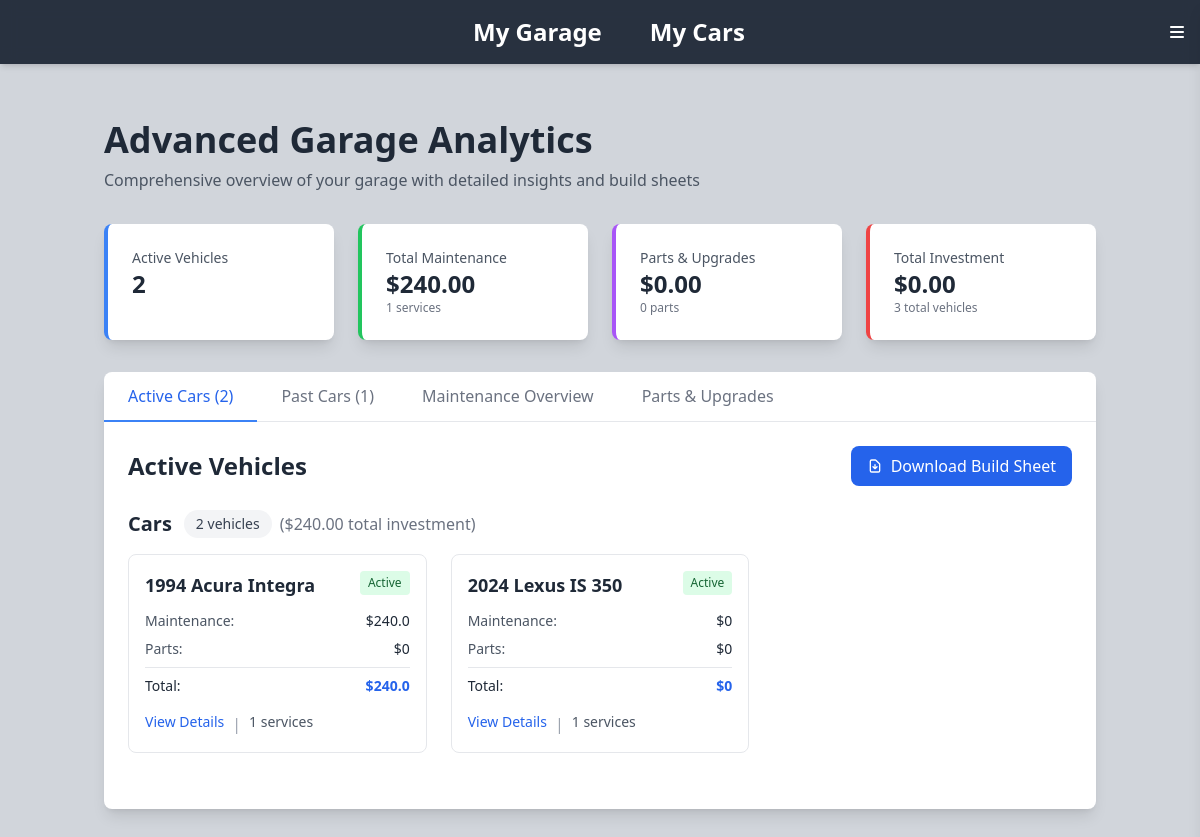
The app's page /adv_garage (signed in), older data.
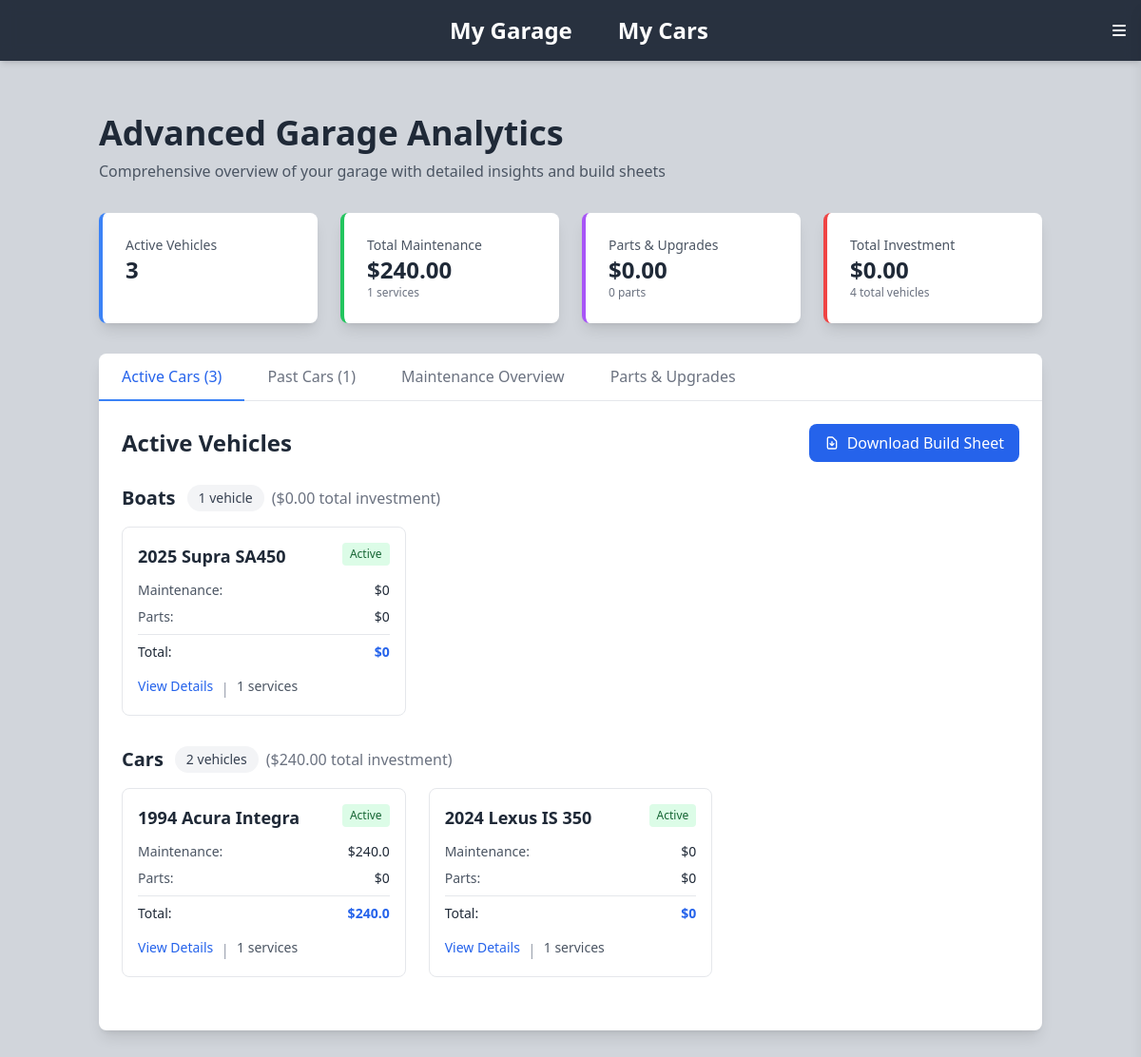
The same page, newer data.
### tables this page shows
CREATE TABLE cars (
                id INTEGER PRIMARY KEY AUTOINCREMENT,
                user_id INTEGER NOT NULL,
                vehicle_type TEXT NOT NULL DEFAULT 'Car',
                make TEXT NOT NULL,
                model TEXT NOT NULL,
                year INTEGER NOT NULL,
                image_path TEXT,
                status TEXT NOT NULL DEFAULT 'active' CHECK (status IN ('active', 'past')),
                reason TEXT, hours REAL, miles REAL, purchase_date DATE, sell_date DATE, vin TEXT, purchase_mileage REAL, sold_mileage REAL, purchase_hours REAL,
                FOREIGN KEY (user_id) REFERENCES users(id) ON DELETE CASCADE
            );

### app.py (the view)
@app.route('/adv_garage')
@login_required
def adv_garage():
    conn = get_db_connection()
    conn.row_factory = sqlite3.Row
    active_cars = conn.execute('''
        SELECT * FROM cars
        WHERE user_id = ? AND status = 'active'
        ORDER BY vehicle_type, make, model, year DESC
    ''', (session['user_id'],)).fetchall()
    past_cars = conn.execute('''
        SELECT * FROM cars
        WHERE user_id = ? AND status = 'past'
        ORDER BY vehicle_type, make, model, year DESC
    ''', (session['user_id'],)).fetchall()
    maintenance_data = conn.execute('''
        SELECT c.id, c.make, c.model, c.year, mr.date, mr.service_type, mr.cost, mr.description, mr.shop_name
        FROM cars c
        LEFT JOIN maintenance_records mr ON c.id = mr.car_id
        WHERE c.user_id = ?
        ORDER BY c.make, c.model, mr.date DESC
    ''', (session['user_id'],)).fetchall()
    parts_data = conn.execute('''
        SELECT c.id, c.make, c.model, c.year, ap.part_name, ap.brand, ap.cost, ap.install_date, ap.notes
        FROM cars c
        LEFT JOIN aftermarket_parts ap ON c.id = ap.car_id
        WHERE c.user_id = ?
        ORDER BY c.make, c.model, ap.install_date DESC
    ''', (session['user_id'],)).fetchall()
    total_maintenance_cost = sum(m['cost'] or 0 for m in maintenance_data)
    total_parts_cost = sum(p['cost'] or 0 for p in parts_data)
    total_cost = total_maintenance_cost + total_parts_cost
    maintenance_count = len([m for m in maintenance_data if m['service_type']])
    parts_count = len([p for p in parts_data if p['part_name']])
    cars_with_data = {}
    for car in active_cars + past_cars:
        car_id = str(car['id'])  # Convert to string to ensure consistent key type
        car_maintenance = [dict(m) for m in maintenance_data if str(m['id']) == car_id]
        car_parts = [dict(p) for p in parts_data if str(p['id']) == car_id]
        maintenance_cost = sum(m['cost'] or 0 for m in car_maintenance)
        parts_cost = sum(p['cost'] or 0 for p in car_parts)
        total_cost = maintenance_cost + parts_cost
        cars_with_data[car_id] = {
            'car': dict(car),
            'maintenance': car_maintenance,
            'parts': car_parts,
            'maintenance_cost': maintenance_cost,
            'parts_cost': parts_cost,
            'total_cost': total_cost
        }
    def group_by_vehicle_type(cars_list):
        grouped = {}
        for car in cars_list:
            vehicle_type = car['vehicle_type'] or 'Other'
            if vehicle_type not in grouped:
                grouped[vehicle_type] = []
            grouped[vehicle_type].append(car)
        return grouped
    active_cars_by_type = group_by_vehicle_type(active_cars)
    past_cars_by_type = group_by_vehicle_type(past_cars)
    vehicle_type_stats = {}
    for vehicle_type in set(active_cars_by_type.keys()) | set(past_cars_by_type.keys()):
        active_count = len(active_cars_by_type.get(vehicle_type, []))
        past_count = len(past_cars_by_type.get(vehicle_type, []))
        active_cost = sum(cars_with_data[str(car['id'])]['total_cost'] for car in active_cars_by_type.get(vehicle_type, []))
        past_cost = sum(cars_with_data[str(car['id'])]['total_cost'] for car in past_cars_by_type.get(vehicle_type, []))
        vehicle_type_stats[vehicle_type] = {
            'active_count': active_count,
            'past_count': past_count,
            'total_count': active_count + past_count,
            'active_cost': active_cost,
            'past_cost': past_cost,
            'total_cost': active_cost + past_cost
        }
    conn.close()
    return render_template('adv_garage.html',
        active_cars=active_cars,
        past_cars=past_cars,
        active_cars_by_type=active_cars_by_type,
        past_cars_by_type=past_cars_by_type,
        vehicle_type_stats=vehicle_type_stats,
        maintenance_data=maintenance_data,
        parts_data=parts_data,
        cars_with_data=cars_with_data,
        total_maintenance_cost=total_maintenance_cost,
        total_parts_cost=total_parts_cost,
        total_cost=total_cost,
        maintenance_count=maintenance_count,
        parts_count=parts_count)

### app.py (called while the page is built)
@app.template_filter('currency')
def currency(value):
    try:
        return f"${float(value):,.2f}"
    except (ValueError, TypeError):
        return "$0.00"

def get_db_connection():
    conn = sqlite3.connect('cars.db')
    conn.row_factory = sqlite3.Row
    return conn

def login_required(f):
    @wraps(f)
    def decorated_function(*args, **kwargs):
        if 'user_id' not in session:
            return redirect(url_for('login', next=request.url))
        return f(*args, **kwargs)
    return decorated_function

### templates/adv_garage.html (shortened to what this page needs)
{% extends "base.html" %}
{% block content %}
<div class="container mx-auto px-4 py-8">
    <div class="mb-8">
        <h1 class="text-4xl font-bold text-gray-800 mb-2">Advanced Garage Analytics</h1>
        <p class="text-gray-600">Comprehensive overview of your garage with detailed insights and build sheets</p>
    </div>
    <div class="grid grid-cols-1 md:grid-cols-2 lg:grid-cols-4 gap-6 mb-8">
        <div class="bg-white rounded-lg shadow-lg p-6 border-l-4 border-blue-500">
            <p class="text-sm text-gray-600">Active Vehicles</p>
            <p class="text-2xl font-bold text-gray-800">
                {{ active_cars | length }}
            </p>
        </div>
        <div class="bg-white rounded-lg shadow-lg p-6 border-l-4 border-green-500">
            <p class="text-sm text-gray-600">Total Maintenance</p>
            <p class="text-2xl font-bold text-gray-800">
                {{ total_maintenance_cost | currency }}
            </p>
            <p class="text-xs text-gray-500">{{ maintenance_count }} services</p>
        </div>
        <div class="bg-white rounded-lg shadow-lg p-6 border-l-4 border-purple-500">
            <p class="text-sm text-gray-600">Parts & Upgrades</p>
            <p class="text-2xl font-bold text-gray-800">
                {{ total_parts_cost | currency }}
            </p>
            <p class="text-xs text-gray-500">{{ parts_count }} parts</p>
        </div>
        <div class="bg-white rounded-lg shadow-lg p-6 border-l-4 border-red-500">
            <p class="text-sm text-gray-600">Total Investment</p>
            <p class="text-2xl font-bold text-gray-800">
                {{ total_cost | currency }}
            </p>
            <p class="text-xs text-gray-500">
                {{ (active_cars|length) + (past_cars|length) }} total vehicles
            </p>
        </div>
    </div>
    <div class="bg-white rounded-lg shadow-lg">
        <div class="border-b border-gray-200">
            <nav class="flex -mb-px">
                <button onclick="showTab('active-cars')" class="tab-btn active-tab px-6 py-3 border-b-2 border-blue-500 font-medium text-blue-600">
                    Active Cars ({{ active_cars|length }})
                </button>
                <button onclick="showTab('past-cars')" class="tab-btn px-6 py-3 border-b-2 border-transparent font-medium text-gray-500 hover:text-gray-700">
                    Past Cars ({{ past_cars|length }})
                </button>
                <button onclick="showTab('maintenance')" class="tab-btn px-6 py-3 border-b-2 border-transparent font-medium text-gray-500 hover:text-gray-700">
                    Maintenance Overview
                </button>
                <button onclick="showTab('parts')" class="tab-btn px-6 py-3 border-b-2 border-transparent font-medium text-gray-500 hover:text-gray-700">
                    Parts & Upgrades
                </button>
            </nav>
        </div>
        <div class="p-6">
            <div id="active-cars" class="tab-content">
                <div class="flex justify-between items-center mb-6">
                    <h2 class="text-2xl font-bold text-gray-800">Active Vehicles</h2>
                    <button onclick="downloadBuildSheet('active')" class="bg-blue-600 hover:bg-blue-700 text-white px-4 py-2 rounded-lg flex items-center gap-2">
                        <svg class="w-4 h-4" fill="none" stroke="currentColor" viewBox="0 0 24 24">
                            <path stroke-linecap="round" stroke-linejoin="round" stroke-width="2" d="M12 10v6m0 0l-3-3m3 3l3-3m2 8H7a2 2 0 01-2-2V5a2 2 0 012-2h5.586a1 1 0 01.707.293l5.414 5.414a1 1 0 01.293.707V19a2 2 0 01-2 2z"></path>
                        </svg>
                        Download Build Sheet
                    </button>
                </div>
                {% for vehicle_type, cars in active_cars_by_type.items() %}
                <div class="mb-8">
                    <div class="flex items-center mb-4">
                        <h3 class="text-xl font-semibold text-gray-800 capitalize">{{ vehicle_type }}s</h3>
                        <span class="ml-3 bg-gray-100 text-gray-700 text-sm px-3 py-1 rounded-full">
                            {{ cars|length }} vehicle{{ 's' if cars|length != 1 else '' }}
                        </span>
                        <span class="ml-2 text-gray-500">
                            (${{ "{:,.2f}".format(vehicle_type_stats[vehicle_type]['active_cost']) }} total investment)
                        </span>
                    </div>
                    <div class="grid grid-cols-1 md:grid-cols-2 lg:grid-cols-3 gap-6">
                        {% for car in cars %}
                            <div class="border rounded-lg p-4 hover:shadow-lg transition-shadow">
                                <div class="flex justify-between items-start mb-3">
                                    <h4 class="text-lg font-semibold text-gray-800">{{ car.year }} {{ car.make }} {{ car.model }}</h4>
                                    <span class="bg-green-100 text-green-800 text-xs px-2 py-1 rounded">Active</span>
                                </div>
                                <div class="space-y-2 text-sm">
                                    <div class="flex justify-between">
                                        <span class="text-gray-600">Maintenance:</span>
                                        <span class="font-medium">${{ cars_with_data[car.id|string]['maintenance_cost'] | round(2) }}</span>
                                    </div>
                                    <div class="flex justify-between">
                                        <span class="text-gray-600">Parts:</span>
                                        <span class="font-medium">${{ cars_with_data[car.id|string]['parts_cost'] | round(2) }}</span>
                                    </div>
                                    <div class="flex justify-between border-t pt-2">
                                        <span class="text-gray-800 font-medium">Total:</span>
                                        <span class="font-bold text-blue-600">${{ cars_with_data[car.id|string]['total_cost'] | round(2) }}</span>
                                    </div>
                                </div>
                                <div class="mt-4 flex gap-2">
                                    <a href="{{ url_for('car_detail', car_id=car.id) }}" class="text-blue-600 hover:text-blue-800 text-sm">View Details</a>
                                    <span class="text-gray-400">|</span>
                                    <span class="text-gray-600 text-sm">{{ cars_with_data[car.id|string]['maintenance']|length }} services</span>
                                </div>
                            </div>
                        {% endfor %}
                    </div>
                </div>
                {% endfor %}
            </div>
        </div>
    </div>
</div>
{% endblock %}

### templates/base.html (shortened to what this page needs)
<!DOCTYPE html>
<html lang="en" class="h-full">
    <head>
        <link href="{{ url_for('static', filename='css/output.css') }}" rel="stylesheet">
        <link rel="stylesheet" href="https://cdnjs.cloudflare.com/ajax/libs/font-awesome/6.4.0/css/all.min.css">
    </head>
    <body class="bg-gray-300 text-gray-800 min-h-screen font-sans flex flex-col h-full">
        <header class="bg-gray-800 text-white p-4 shadow-md sticky top-0 z-50">
            <div class="max-w-8xl mx-auto flex items-center">
                <div class="flex-1 flex items-center justify-center gap-12">
                    {% if 'user_id' not in session %}
                        <a href="{{ url_for('landing') }}" class="text-2xl font-bold hover:text-gray-300 transition-colors">
                            My Garage
                        </a>
                    {% else %}
                        <a href="{{ url_for('home') }}" class="text-2xl font-bold hover:text-gray-300 transition-colors">
                            My Garage
                        </a>
                        <a href="{{ url_for('cars') }}" class="text-2xl font-bold hover:text-gray-300 transition-colors">
                            My Cars
                        </a>
                    {% endif %}
                </div>
                <div class="flex items-center">
                    <button id="menuButton" class="p-2 -m-2 rounded-md hover:bg-gray-700 focus:outline-none focus:ring-2 focus:ring-offset-2 focus:ring-offset-gray-800 focus:ring-white transition-colors">
                        <i class="fas fa-bars text-white"></i>
                    </button>
                </div>
            </div>
        </header>
        <main class="flex-1 p-6 max-w-6xl w-full mx-auto">
            {% block content %}{% endblock %}
        </main>
    </body>
</html>

### templates/base.html (style rules this page uses)
header.sticky { backdrop-filter: blur(8px); background-color: rgba(31, 41, 55, 0.95); }

### templates/adv_garage.html (style rules this page uses)
.active-tab { border-bottom-color: #3B82F6 !important; color: #2563EB !important; }

Row changes from the older to the newer data that the page shows:
added cars: vehicle_type "Boat", cars "1", vehicle_type "0.00", year "2025", make "Supra", model "SA450", cars_with_data "0", cars_with_data "1"
Text that changed along with them:
{{ active_cars | length }}: "2" → "3"
{{ (active_cars|length) + (past_cars|length) }}: "3" → "4"
{{ active_cars|length }}: "2" → "3"
